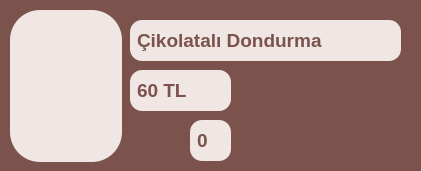
          <widget class="QGroupBox" name="gb_cikolatali_dondurma">
           <property name="minimumSize">
            <size>
             <width>421</width>
             <height>171</height>
            </size>
           </property>
           <property name="maximumSize">
            <size>
             <width>421</width>
             <height>171</height>
            </size>
           </property>
           <property name="styleSheet">
            <string notr="true">QGroupBox {
    background-color:  #7b524c;
    color: #7b524c;
    border-radius: 12px;
    font-size: 14pt;
    padding: 5px;
}</string>
           </property>
           <property name="title">
            <string>GroupBox</string>
           </property>
           <widget class="QLineEdit" name="le_urun_adi_cikolatali_donurma_market">
            <property name="enabled">
             <bool>false</bool>
            </property>
            <property name="geometry">
             <rect>
              <x>130</x>
              <y>20</y>
              <width>271</width>
              <height>41</height>
             </rect>
            </property>
            <property name="font">
             <font>
              <pointsize>14</pointsize>
              <weight>75</weight>
              <bold>true</bold>
             </font>
            </property>
            <property name="styleSheet">
             <string notr="true">QLineEdit {
    background-color: #f0e6e4;
    color: #7b524c;
    border-radius: 12px;
    font-size: 14pt;
    padding: 5px;
	bond;
}</string>
            </property>
            <property name="text">
             <string>Çikolatalı Dondurma</string>
            </property>
           </widget>
           <widget class="QLineEdit" name="le_urun_fiyati_cikolatali_donurma_market">
            <property name="enabled">
             <bool>false</bool>
            </property>
            <property name="geometry">
             <rect>
              <x>130</x>
              <y>70</y>
              <width>101</width>
              <height>41</height>
             </rect>
            </property>
            <property name="font">
             <font>
              <pointsize>14</pointsize>
              <weight>75</weight>
              <bold>true</bold>
             </font>
            </property>
            <property name="styleSheet">
             <string notr="true">QLineEdit {
    background-color: #f0e6e4;
    color: #7b524c;
    border-radius: 12px;
    font-size: 14pt;
    padding: 5px;
	bond;
}</string>
            </property>
            <property name="text">
             <string>60 TL</string>
            </property>
           </widget>
           <widget class="QPushButton" name="btn_urun_adedi_eksiltme_cikolatali_dondurma_market">
            <property name="geometry">
             <rect>
              <x>130</x>
              <y>120</y>
              <width>51</width>
              <height>41</height>
             </rect>
            </property>
            <property name="styleSheet">
             <string notr="true">QPushButton {
    background-color: rgba(0, 0, 0, 0);
    border: none;
}</string>
            </property>
            <property name="text">
             <string/>
            </property>
            <property name="icon">
             <iconset>
              <normaloff>icon/minus.png</normaloff>icon/minus.png</iconset>
            </property>
            <property name="iconSize">
             <size>
              <width>40</width>
              <height>40</height>
             </size>
            </property>
           </widget>
           <widget class="QPushButton" name="btn_urun_adedi_arttirma_cikolatali_dondurma_market">
            <property name="geometry">
             <rect>
              <x>240</x>
              <y>120</y>
              <width>51</width>
              <height>41</height>
             </rect>
            </property>
            <property name="styleSheet">
             <string notr="true">QPushButton {
    background-color: rgba(0, 0, 0, 0);
    border: none;
}</string>
            </property>
            <property name="text">
             <string/>
            </property>
            <property name="icon">
             <iconset>
              <normaloff>icon/add.png</normaloff>icon/add.png</iconset>
            </property>
            <property name="iconSize">
             <size>
              <width>40</width>
              <height>40</height>
             </size>
            </property>
           </widget>
           <widget class="QLineEdit" name="le_urun_adedi_cikolatali_dondurma_market">
            <property name="enabled">
             <bool>false</bool>
            </property>
            <property name="geometry">
             <rect>
              <x>190</x>
              <y>120</y>
              <width>41</width>
              <height>41</height>
             </rect>
            </property>
            <property name="font">
             <font>
              <pointsize>14</pointsize>
              <weight>75</weight>
              <bold>true</bold>
             </font>
            </property>
            <property name="styleSheet">
             <string notr="true">QLineEdit {
    background-color: #f0e6e4;
    color: #7b524c;
    border-radius: 12px;
    font-size: 14pt;
    padding: 5px;
	bond;
}</string>
            </property>
            <property name="text">
             <string>0</string>
            </property>
           </widget>
           <widget class="QPushButton" name="btn_urun_arka_plani_cikolatali_donurma_market">
            <property name="enabled">
             <bool>false</bool>
            </property>
            <property name="geometry">
             <rect>
              <x>10</x>
              <y>10</y>
              <width>112</width>
              <height>152</height>
             </rect>
            </property>
            <property name="minimumSize">
             <size>
              <width>0</width>
              <height>0</height>
             </size>
            </property>
            <property name="maximumSize">
             <size>
              <width>100000</width>
              <height>1000000</height>
             </size>
            </property>
            <property name="palette">
             <palette>
              <active>
               <colorrole role="WindowText">
                <brush brushstyle="SolidPattern">
                 <color alpha="255">
                  <red>252</red>
                  <green>237</green>
                  <blue>214</blue>
                 </color>
                </brush>
               </colorrole>
               <colorrole role="Button">
                <brush brushstyle="SolidPattern">
                 <color alpha="255">
                  <red>240</red>
                  <green>230</green>
                  <blue>228</blue>
                 </color>
                </brush>
               </colorrole>
               <colorrole role="Text">
                <brush brushstyle="SolidPattern">
                 <color alpha="255">
                  <red>252</red>
                  <green>237</green>
                  <blue>214</blue>
                 </color>
                </brush>
               </colorrole>
               <colorrole role="ButtonText">
                <brush brushstyle="SolidPattern">
                 <color alpha="255">
                  <red>252</red>
                  <green>237</green>
                  <blue>214</blue>
                 </color>
                </brush>
               </colorrole>
               <colorrole role="Base">
                <brush brushstyle="SolidPattern">
                 <color alpha="255">
                  <red>240</red>
                  <green>230</green>
                  <blue>228</blue>
                 </color>
                </brush>
               </colorrole>
               <colorrole role="Window">
                <brush brushstyle="SolidPattern">
                 <color alpha="255">
                  <red>240</red>
                  <green>230</green>
                  <blue>228</blue>
                 </color>
                </brush>
               </colorrole>
              </active>
              <inactive>
               <colorrole role="WindowText">
                <brush brushstyle="SolidPattern">
                 <color alpha="255">
                  <red>252</red>
                  <green>237</green>
                  <blue>214</blue>
                 </color>
                </brush>
               </colorrole>
               <colorrole role="Button">
                <brush brushstyle="SolidPattern">
                 <color alpha="255">
                  <red>240</red>
                  <green>230</green>
                  <blue>228</blue>
                 </color>
                </brush>
               </colorrole>
               <colorrole role="Text">
                <brush brushstyle="SolidPattern">
                 <color alpha="255">
                  <red>252</red>
                  <green>237</green>
                  <blue>214</blue>
                 </color>
                </brush>
               </colorrole>
               <colorrole role="ButtonText">
                <brush brushstyle="SolidPattern">
                 <color alpha="255">
                  <red>252</red>
                  <green>237</green>
                  <blue>214</blue>
                 </color>
                </brush>
               </colorrole>
               <colorrole role="Base">
                <brush brushstyle="SolidPattern">
                 <color alpha="255">
                  <red>240</red>
                  <green>230</green>
                  <blue>228</blue>
                 </color>
                </brush>
               </colorrole>
               <colorrole role="Window">
                <brush brushstyle="SolidPattern">
                 <color alpha="255">
                  <red>240</red>
                  <green>230</green>
                  <blue>228</blue>
                 </color>
                </brush>
               </colorrole>
              </inactive>
              <disabled>
               <colorrole role="WindowText">
                <brush brushstyle="SolidPattern">
                 <color alpha="255">
                  <red>252</red>
                  <green>237</green>
                  <blue>214</blue>
                 </color>
                </brush>
               </colorrole>
               <colorrole role="Button">
                <brush brushstyle="SolidPattern">
                 <color alpha="255">
                  <red>240</red>
                  <green>230</green>
                  <blue>228</blue>
                 </color>
                </brush>
               </colorrole>
               <colorrole role="Text">
                <brush brushstyle="SolidPattern">
                 <color alpha="255">
                  <red>252</red>
                  <green>237</green>
                  <blue>214</blue>
                 </color>
                </brush>
               </colorrole>
               <colorrole role="ButtonText">
                <brush brushstyle="SolidPattern">
                 <color alpha="255">
                  <red>252</red>
                  <green>237</green>
                  <blue>214</blue>
                 </color>
                </brush>
               </colorrole>
               <colorrole role="Base">
                <brush brushstyle="SolidPattern">
                 <color alpha="255">
                  <red>240</red>
                  <green>230</green>
                  <blue>228</blue>
                 </color>
                </brush>
               </colorrole>
               <colorrole role="Window">
                <brush brushstyle="SolidPattern">
                 <color alpha="255">
                  <red>240</red>
                  <green>230</green>
                  <blue>228</blue>
                 </color>
                </brush>
               </colorrole>
              </disabled>
             </palette>
            </property>
            <property name="font">
             <font>
              <family>Arial Black</family>
              <pointsize>16</pointsize>
              <weight>75</weight>
              <bold>true</bold>
             </font>
            </property>
            <property name="cursor">
             <cursorShape>ArrowCursor</cursorShape>
            </property>
            <property name="contextMenuPolicy">
             <enum>Qt::DefaultContextMenu</enum>
            </property>
            <property name="styleSheet">
             <string notr="true">QPushButton {
    background-color: #f0e6e4;
    border-radius: 30px;

}

</string>
            </property>
            <property name="text">
             <string/>
            </property>
           </widget>
           <widget class="QLabel" name="lb_urun_icon_cikolatali_donurma_market">
            <property name="geometry">
             <rect>
              <x>6</x>
              <y>20</y>
              <width>121</width>
              <height>131</height>
             </rect>
            </property>
            <property name="styleSheet">
             <string notr="true">QLbel{
background-color: #f0e6e4;

}

</string>
            </property>
            <property name="text">
             <string/>
            </property>
            <property name="pixmap">
             <pixmap>icon/chocolate_2218738.png</pixmap>
            </property>
            <property name="scaledContents">
             <bool>true</bool>
            </property>
           </widget>
          </widget>
